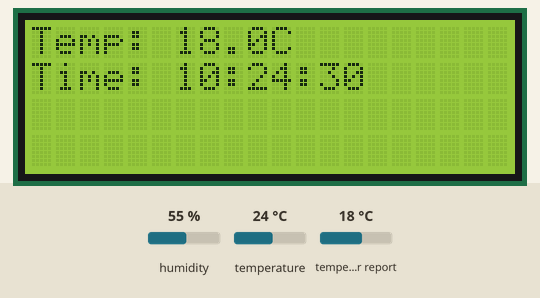
This program was run on a simulated Raspberry Pi (BCM pin numbers). On the bench: 20×4 character LCD. Inputs (shaded band) come from the test bench; at power-on: humidity 55 %, temperature 24 °C, temperature in the web weather report 18 °C. The clock reads 2024-03-15 10:24:30 at power-on unless the program sets it; requests to the public web service named in the program get a made-up reply in its usual format after 0.4 s (London, UTC, broken clouds, 64 % humidity, 1013 hPa unless stated); every time zone reads the same local clock; threads take turns every 2 ms; what the program prints to the terminal is not drawn.

Above: at 0.8 s.
At 25.8 s:
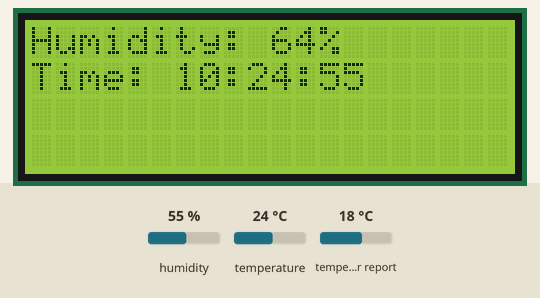
25.9 s: humidity set to 22 %
At 34.0 s:
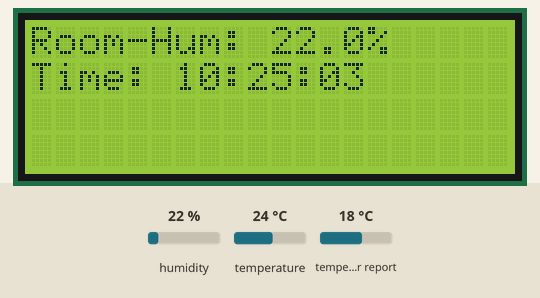
36.8 s: temperature set to 12 °C
At 53.3 s:
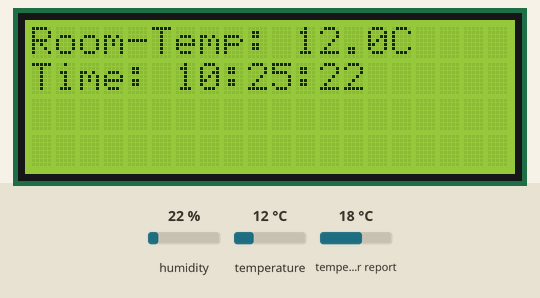

The program:

main.py
```python
import os
from typing import Tuple

from dotenv import load_dotenv

from monitoring.temperature_monitor import TemperatureMonitor
from notifier.pushover_notifier import PushoverNotifier
from notifier.telegram_notifier import TelegramNotifier
from weather.weather_api import WeatherAPI
from api.temperature_api_server import TemperatureApiServer

from sensor.dht_sensor import DHT22Reader


def main():
    load_environment()

    telegram_notifier, pushover_notifier = init_notifiers()
    weather_api = init_weather_api()

    temperature_api_server = TemperatureApiServer()

    from threading import Thread
    flask_thread = Thread(target=temperature_api_server.run, daemon=True)
    flask_thread.start()

    dht_reader = init_dht_reader()

    monitor = TemperatureMonitor(
        weather_api=weather_api,
        telegram_notifier=telegram_notifier,
        pushover_notifier=pushover_notifier,
        temperature_api_server=temperature_api_server,
        dht_reader=dht_reader
    )

    monitor.run()


def init_notifiers() -> Tuple[TelegramNotifier | None, PushoverNotifier | None]:

    pushover_token = os.getenv("PUSHOVER_TOKEN")
    pushover_user = os.getenv("PUSHOVER_USER")

    telegram_token = os.getenv("TELEGRAM_TOKEN")
    telegram_chat_id = os.getenv("TELEGRAM_CHAT_ID")

    pushover_notifier = (
        PushoverNotifier(pushover_token, pushover_user)
        if pushover_token and pushover_user else None
    )

    telegram_notifier = (
        TelegramNotifier(telegram_token, telegram_chat_id)
        if telegram_token and telegram_chat_id else None
    )

    return telegram_notifier, pushover_notifier

def init_weather_api() -> WeatherAPI:
    return WeatherAPI(api_key=os.getenv("WEATHER_API_KEY"))

def init_dht_reader() -> DHT22Reader:
    return DHT22Reader()


def load_environment():
    load_dotenv()

if __name__ == "__main__":
    main()
```

temperature_monitor.py
```python
#!/usr/bin/env python3
import time
from datetime import datetime
from zoneinfo import ZoneInfo

from RPLCD.i2c import CharLCD

from monitoring.constants import WEATHER_UPDATE_INTERVAL, DISPLAY_ROTATE_INTERVAL, \
    DISPLAY_WIDTH, ZONE_INFO, ROOM_DATA_UPDATE_INTERVAL
from monitoring.display_mode import DisplayMode

from weather.weather_constants import CITY, TOLERANCE, THRESHOLD_HOT, THRESHOLD_COLD
from weather.weather_api import WeatherAPI
from api.temperature_api_server import TemperatureApiServer
from weather.weather_data import WeatherData

from notifier.pushover_notifier import PushoverNotifier
from notifier.telegram_notifier import TelegramNotifier

from sensor.room_data import RoomData
from sensor.dht_sensor import DHT22Reader

class TemperatureMonitor:
    def __init__(self, weather_api: WeatherAPI, temperature_api_server : TemperatureApiServer, telegram_notifier: TelegramNotifier | None,
                 pushover_notifier: PushoverNotifier | None, dht_reader : DHT22Reader):
        self.pushover_notifier = pushover_notifier
        self.telegram_notifier = telegram_notifier
        self.weather_api = weather_api
        self.temperature_api_server = temperature_api_server
        self.lcd = CharLCD('PCF8574', 0x27)
        self.alert_sent = False
        self.last_weather_update = 0
        self.last_temp = None
        self.display_mode = DisplayMode.CITY
        self.last_display_switch = 0
        self.last_weather_data = None
        self.scroll_index = 0
        self.last_dht_update = 0
        self.window_alert_sent = False
        self.last_dht_data = None
        self.dht_reader = dht_reader

    @staticmethod
    def get_local_time_str():
        now = datetime.now(ZoneInfo(ZONE_INFO))
        return now.strftime("%H:%M:%S")

    @staticmethod
    def get_local_date_str():
        now = datetime.now(ZoneInfo(ZONE_INFO))
        return now.strftime("%d.%m.%Y")

    def send_notification_hot(self, temp):
        time_str = TemperatureMonitor.get_local_time_str()
        date_str = TemperatureMonitor.get_local_date_str()
        message = f"🔥 Hot outside: {temp:.1f}°C\n{date_str} {time_str}"
        self.alert_notifiers(message)

    def send_notification_cold(self, temp):
        time_str = TemperatureMonitor.get_local_time_str()
        date_str = TemperatureMonitor.get_local_date_str()
        message = f"❄️ Cold outside: {temp:.1f}°C\n{date_str} {time_str}"
        self.alert_notifiers(message)

    def send_notification_room(self, message):
        self.alert_notifiers(message)

    def alert_notifiers(self, message):
        if self.pushover_notifier is not None:
            self.pushover_notifier.send_notification(message)

        if self.telegram_notifier is not None:
            self.telegram_notifier.send_notification(message)

    def update_display(self, weather: WeatherData, current_time, room_data : RoomData):
        self.lcd.cursor_pos = (1, 0)
        self.lcd.write_string(f"Time: {current_time}".ljust(DISPLAY_WIDTH))

        self.lcd.cursor_pos = (0, 0)
        if self.display_mode == DisplayMode.CITY:
            if len(CITY) <= DISPLAY_WIDTH:
                self.lcd.write_string(CITY.ljust(DISPLAY_WIDTH))
            else:
                # Scroll the text
                scroll_text = CITY + " "  # Add a space for cleaner loop
                start = self.scroll_index
                end = start + DISPLAY_WIDTH
                self.lcd.write_string(scroll_text[start:end].ljust(DISPLAY_WIDTH))

                self.scroll_index = (self.scroll_index + 1) % len(scroll_text)
        elif self.display_mode == DisplayMode.TEMPOUTDOOR:
            self.lcd.write_string(f"Temp: {weather.temp:.1f}C".ljust(DISPLAY_WIDTH))
        elif self.display_mode == DisplayMode.FEELS_LIKE:
            self.lcd.write_string(f"Feels: {weather.feels_like:.1f}C".ljust(DISPLAY_WIDTH))
        elif self.display_mode == DisplayMode.HUMIDITYOUTDOOR:
            self.lcd.write_string(f"Humidity: {weather.humidity}%".ljust(DISPLAY_WIDTH))
        elif self.display_mode == DisplayMode.HUMIDITYINDOOR:
            self.lcd.write_string(f"Room-Hum: {room_data.humidity}%".ljust(DISPLAY_WIDTH))
        elif self.display_mode == DisplayMode.TEMPINDOOR:
            self.lcd.write_string(f"Room-Temp: {room_data.temp:.1f}C".ljust(DISPLAY_WIDTH))

    def run(self):
        self.lcd.clear()
        try:
            while True:
                current_time = time.time()

                # Update weather every 5 minutes
                if current_time - self.last_weather_update >= WEATHER_UPDATE_INTERVAL:
                    weather = self.weather_api.get_weather_temp()
                    self.temperature_api_server.update_weather(weather)
                    if weather is not None:
                        self.last_weather_data = weather
                        if weather.temp > THRESHOLD_HOT + TOLERANCE:
                            if not self.alert_sent:
                                self.send_notification_hot(weather.temp)
                                self.alert_sent = True
                        elif weather.temp < THRESHOLD_COLD - TOLERANCE:
                            if not self.alert_sent:
                                self.send_notification_cold(weather.temp)
                                self.alert_sent = True
                        else:
                            self.alert_sent = False
                    self.last_weather_update = current_time

                # Update DHT22 sensor every 10 seconds
                if current_time - self.last_dht_update >= ROOM_DATA_UPDATE_INTERVAL:
                    room_data = self.dht_reader.read()
                    self.temperature_api_server.update_room_data(room_data)

                    if room_data.temp is not None and room_data.humidity is not None:
                        self.last_dht_data = room_data

                        # Trigger notification if air feels humid and warm
                        if room_data.temp > 27 and room_data.humidity > 60:
                            message = (
                                f"🌡️ Warm and humid indoor conditions detected:\n"
                                f"Temperature: {room_data.temp:.1f}°C\n"
                                f"Humidity: {room_data.humidity:.1f}%\n"
                            )
                            if not self.window_alert_sent:
                                self.send_notification_room(message)
                                self.window_alert_sent = True
                        elif room_data.humidity > 70:
                            message = (
                                f"💧 High indoor humidity detected:\n"
                                f"Humidity: {room_data.humidity:.1f}%\n"
                            )
                            if not self.window_alert_sent:
                                self.send_notification_room(message)
                                self.window_alert_sent = True
                        elif room_data.temp > 28:
                            message = (
                                f"🔥 It's quite hot. Time to let some fresh air in!"
                            )
                            if not self.window_alert_sent:
                                self.send_notification_room(message)
                                self.window_alert_sent = True
                        else:
                            self.window_alert_sent = False
                    else:
                        print("⚠️ DHT22 sensor read failed.")

                    self.last_dht_update = current_time

                # Switch display every 10 seconds
                if current_time - self.last_display_switch >= DISPLAY_ROTATE_INTERVAL:
                    self.display_mode = DisplayMode((self.display_mode + 1) % 6)
                    self.last_display_switch = current_time
                    self.scroll_index = 0  # Reset scroll position when mode changes

                time_str = self.get_local_time_str()

                if self.last_weather_data:
                    self.update_display(self.last_weather_data, time_str, self.last_dht_data)
                else:
                    self.lcd.cursor_pos = (0, 0)
                    self.lcd.write_string("Weather Error".ljust(DISPLAY_WIDTH))
                    self.lcd.cursor_pos = (1, 0)
                    self.lcd.write_string(f"Time: {time_str}".ljust(DISPLAY_WIDTH))

                time.sleep(1)

        except KeyboardInterrupt:
            self.shutdown()
        except Exception as e:
            print(f"Error: {e}")

    def shutdown(self):
        self.lcd.clear()
        self.lcd.write_string("Temperature")
        self.lcd.cursor_pos = (1, 0)
        self.lcd.write_string("Monitor Off")
        time.sleep(2)
        self.lcd.clear()
```

pushover_notifier.py
```python
import http.client
import urllib.parse


class PushoverNotifier:
    def __init__(self, token: str, user_token: str):
        self.token = token
        self.userToken = user_token

    def send_notification(self, message: str, priority: int = 1):
        conn = http.client.HTTPSConnection("api.pushover.net:443")
        conn.request("POST", "/1/messages.json",
                     urllib.parse.urlencode({
                         "token": self.token,
                         "user": self.userToken,
                         "message": message,
                         "priority": priority
                     }), {
                         "Content-type": "application/x-www-form-urlencoded"
                     }
                     )
        conn.getresponse()
```

telegram_notifier.py
```python
import requests


class TelegramNotifier:
    def __init__(self, bot_token: str, chat_id: str):
        self.chat_id = chat_id

        self.url = f'https://api.telegram.org/bot{bot_token}/sendMessage'

    def send_notification(self, message: str):
        payload = {
            'chat_id': self.chat_id,
            'text': message
        }

        requests.post(self.url, data=payload)
```

weather_api.py
```python
import requests

from weather.weather_constants import CITY, COUNTRY
from weather.weather_data import WeatherData
from flask import Flask, jsonify


class WeatherAPI:
    def __init__(self, api_key):
        self.api_url = (
            f"https://api.openweathermap.org/data/2.5/weather?"
            f"q={CITY},{COUNTRY}&units=metric&appid={api_key}"
        )

        self.weather_data = None

    def get_weather_temp(self) -> WeatherData | None:
        try:
            response = requests.get(self.api_url, timeout=5)
            data = response.json()
            self.weather_data = WeatherData.from_dict(data["main"])
            return self.weather_data
        except Exception as e:
            print(f"API error: {e}")
            return None

    
```

temperature_api_server.py
```python
from flask import Flask, jsonify
from weather.weather_data import WeatherData
from sensor.room_data import RoomData

class TemperatureApiServer:
    def __init__(self):
        self.app = Flask(__name__)
        self._latest_weather = WeatherData(temp=0, feels_like=0, humidity=0, temp_min=0, temp_max=0, pressure=0)
        self._latest_room_data = WeatherData(temp=0, feels_like=0, humidity=0, temp_min=0, temp_max=0, pressure=0)

        # Set up routes
        self.app.add_url_rule("/weather", "weather", self.get_weather)
        self.app.add_url_rule("/room", "room", self.get_room_data)

    def get_weather(self):
        return jsonify({
            "temp": self._latest_weather.temp,
            "feels_like": self._latest_weather.feels_like,
            "humidity": self._latest_weather.humidity
        })

    def get_room_data(self):
        return jsonify({
            "temp": self._latest_room_data.temp,
            "humidity": self._latest_room_data.humidity
        })

    def update_weather(self, weather_data: WeatherData):
        self._latest_weather = weather_data

    def update_room_data(self, room_data: WeatherData):
        self._latest_room_data = room_data

    def run(self, host="0.0.0.0", port=5000):
        print(f"🌦️  Starting Flask weather server on port {port}")
        self.app.run(host=host, port=port)
```

dht_sensor.py
```python
import adafruit_dht
import board
import time

from sensor.room_data import RoomData

class DHT22Reader:
    def __init__(self, pin=board.D4, retries=5, delay=1):
        self.dht_device = adafruit_dht.DHT22(pin)
        self.retries = retries
        self.delay = delay  # seconds between retries

    def read(self) -> RoomData | None:
        for attempt in range(self.retries):
            try:
                temperature = self.dht_device.temperature
                humidity = self.dht_device.humidity
                if temperature is not None and humidity is not None:
                    return RoomData(temperature, humidity)
                else:
                    print(f"Attempt {attempt+1}: Got None values. Retrying...")
            except Exception as e:
                print(f"Attempt {attempt+1} failed: {e}")
            time.sleep(self.delay)

        print("❌ Failed to read from DHT22 after multiple attempts.")
        return None
```

constants.py
```python
ROOM_DATA_UPDATE_INTERVAL = 10  # seconds
WEATHER_UPDATE_INTERVAL = 300  # seconds
DISPLAY_ROTATE_INTERVAL = 10   # seconds
DISPLAY_WIDTH = 16
ZONE_INFO = "Europe/Vienna"  # Timezone for local time
```

display_mode.py
```python
from enum import IntEnum


class DisplayMode(IntEnum):
    CITY = 0
    TEMPOUTDOOR = 1
    FEELS_LIKE = 2
    HUMIDITYOUTDOOR = 3
    HUMIDITYINDOOR = 4
    TEMPINDOOR = 5
```

weather_constants.py
```python
THRESHOLD_HOT = 30.0  # degrees Celsius
THRESHOLD_COLD = 10.0  # degrees Celsius
TOLERANCE = 0.5  # degrees Celsius
CITY = "Pettneu am Arlberg"
COUNTRY = "AT"
```

weather_data.py
```python
class WeatherData:
    def __init__(self, temp, feels_like, temp_min, temp_max, pressure, humidity):
        self.temp = temp
        self.feels_like = feels_like
        self.temp_min = temp_min
        self.temp_max = temp_max
        self.pressure = pressure
        self.humidity = humidity

    @classmethod
    def from_dict(cls, data):
        return cls(
            temp=data.get("temp"),
            feels_like=data.get("feels_like"),
            temp_min=data.get("temp_min"),
            temp_max=data.get("temp_max"),
            pressure=data.get("pressure"),
            humidity=data.get("humidity")
        )
```

room_data.py
```python
class RoomData:
    def __init__(self, temp, humidity):
        self.temp = temp
        self.humidity = humidity

    @classmethod
    def from_dict(cls, data):
        return cls(
            temp=data.get("temp"),
            humidity=data.get("humidity")
        )
```

Measured:
- what the display in image 0 shows lasts 1.0 s, from 0.8 s to 1.8 s
- what the display in image 2 shows lasts 1.1 s, from 33.2 s to 34.3 s
